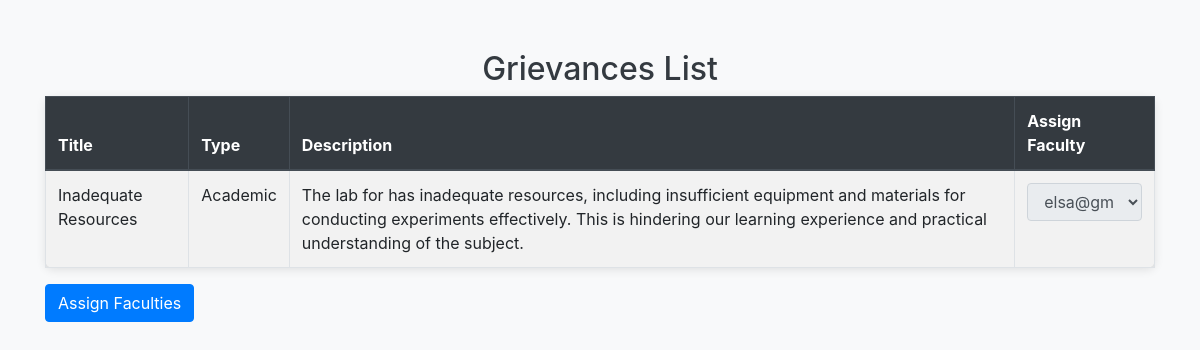
Page /admingrievanceview on the committed database.
### accounts/models.py (models this page shows, shortened)
class Grievance(models.Model):
    GRIEVANCE_CHOICES = [
        ('academic', 'Academic'),
        ('administrative', 'Administrative'),
        ('others', 'Others'),
    ]
    owner=models.ForeignKey(Registers,related_name='user_profile',on_delete=models.CASCADE,null=True)
    name = models.CharField(max_length=255, blank=True, null=True)  # Optional name field
    department = models.CharField(max_length=255, blank=True, null=True)  # Optional department field
    complaint_title = models.CharField(max_length=255)
    type_of_grievance = models.CharField(max_length=50, choices=GRIEVANCE_CHOICES)
    complaint_description = models.TextField()
    resolution = models.TextField(blank=True, null=True)  # New field for resolution
    assigned_to = models.ForeignKey(Registers, null=True, blank=True, on_delete=models.SET_NULL)  # ForeignKey
    facultyresolution = models.TextField(null=True, blank=True)  # New field for storing resolution

class Registers(models.Model):
    name = models.CharField(max_length=100)
    department = models.CharField(max_length=100)
    mail = models.EmailField()
    password = models.CharField(max_length=50)
    phone_number = models.CharField(max_length=15)

### accounts/views.py (the view, shortened to what this page needs)
# urls.py: path('admingrievanceview', views.admingrievanceview, name='admingrievanceview'),
def admingrievanceview(request):
    grievances = Grievance.objects.all()
    faculties = Registers.objects.all()
    return render(request, 'admingrievanceview.html', {'grievances': grievances, 'faculties': faculties})

### template/admingrievanceview.html (shortened to what this page needs)
<!DOCTYPE html>
<html lang="en">
<head>
    <link rel="stylesheet" href="https://stackpath.bootstrapcdn.com/bootstrap/4.5.2/css/bootstrap.min.css">
</head>
<body>
    <div class="container">
        <h2 class="text-center">Grievances List</h2>
        <form method="POST">
            <table class="table table-striped table-bordered">
                <thead class="thead-dark">
                    <tr>
                        <th>Title</th>
                        <th>Type</th>
                        <th>Description</th>
                        <th>Assign Faculty</th>
                    </tr>
                </thead>
                <tbody>
                    {% for grievance in grievances %}
                    <tr>
                        <td>{{ grievance.complaint_title }}</td>
                        <td>{{ grievance.get_type_of_grievance_display }}</td>
                        <td>{{ grievance.complaint_description }}</td>
                        <td>
                            <select name="faculty_email_{{ grievance.id }}" class="form-control"
                                {% if grievance.assigned_to %} disabled {% endif %}>
                                {% for faculty in faculties %}
                                <option value="{{ faculty.mail }}" {% if grievance.assigned_to and faculty.mail == grievance.assigned_to.mail %}selected{% endif %}>
                                    {{ faculty.mail }}
                                </option>
                                {% endfor %}
                            </select>
                        </td>
                    </tr>
                    {% endfor %}
                </tbody>
            </table>
            <button type="submit" class="btn btn-primary">Assign Faculties</button>
        </form>
    </div>
</body>
</html>

### template/admingrievanceview.html (style rules this page uses)
body { background-color: #f8f9fa; color: #343a40; }
.container { margin-top: 50px; }
.table { background-color: #ffffff; border-radius: 8px; padding: 15px; box-shadow: 0 2px 10px rgba(0,0,0,0.1); }

### rows in the picture
Grievance: complaint_title "Inadequate Resources", type_of_grievance "Academic", complaint_description "The lab for has inadequate resources, including insufficient equipment and materials for conducting experiments effectively. This is hindering our learning experience and practical understanding of the subject.", assigned_to+id "elsa@gmail.com"
